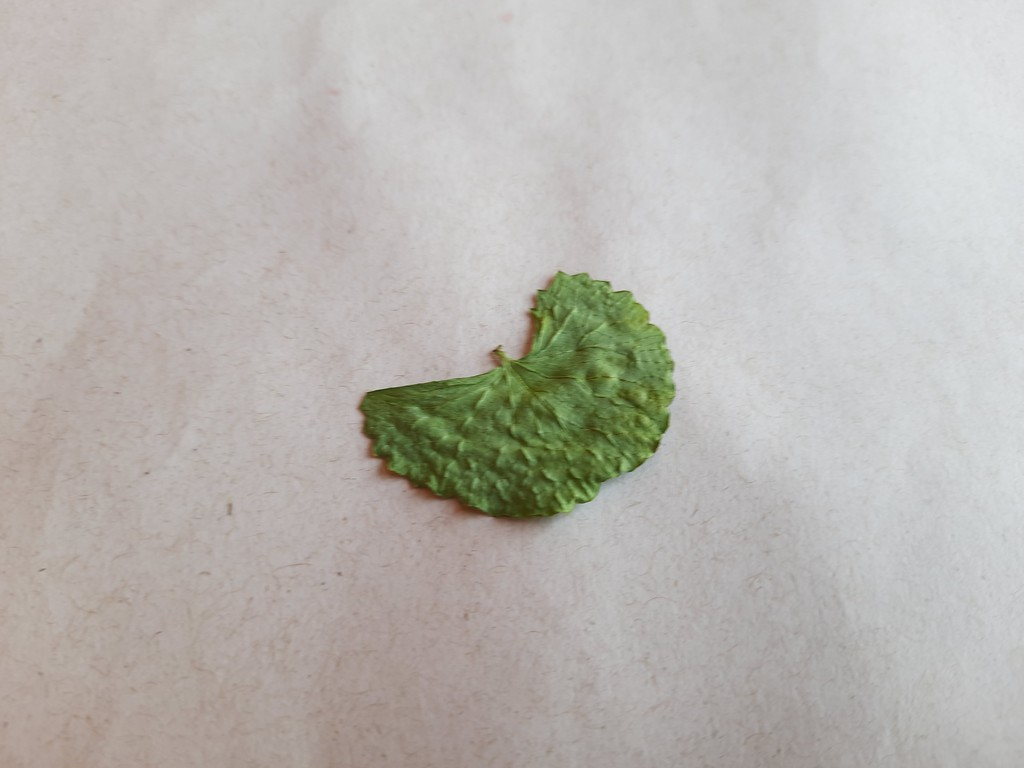
#> input picture data/centella-asiatica-leaf-image-dataset/1520.jpg, 1024 x 768 px
$ python -i dog_cpu.py   (imports and definitions only)
#> lines starting #> are read from the running program, lines starting #| are printed output that depends on the picture
import time
from skimage import filters, color, img_as_float

def dog_cpu(image):
    """
    Apply Difference of Gaussian (DoG) on CPU
    """
    start_time = time.perf_counter()

    # Convert to grayscale if RGB
    if image.ndim == 3:
        image = color.rgb2gray(image)
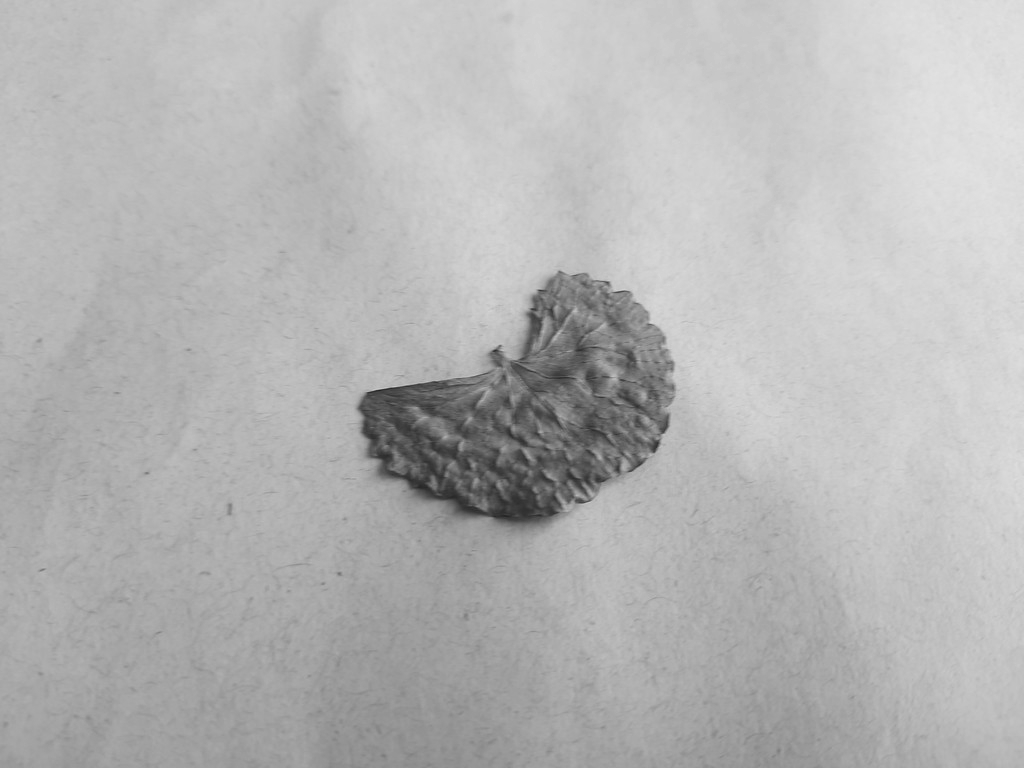
#> image: shape (768, 1024) float64; min 0.129, max 0.895, mean 0.713

    image = img_as_float(image)

    sigma1 = 1.0
    sigma2 = 2.0

    blur1 = filters.gaussian(image, sigma=sigma1)
    blur2 = filters.gaussian(image, sigma=sigma2)

    dog = blur1 - blur2
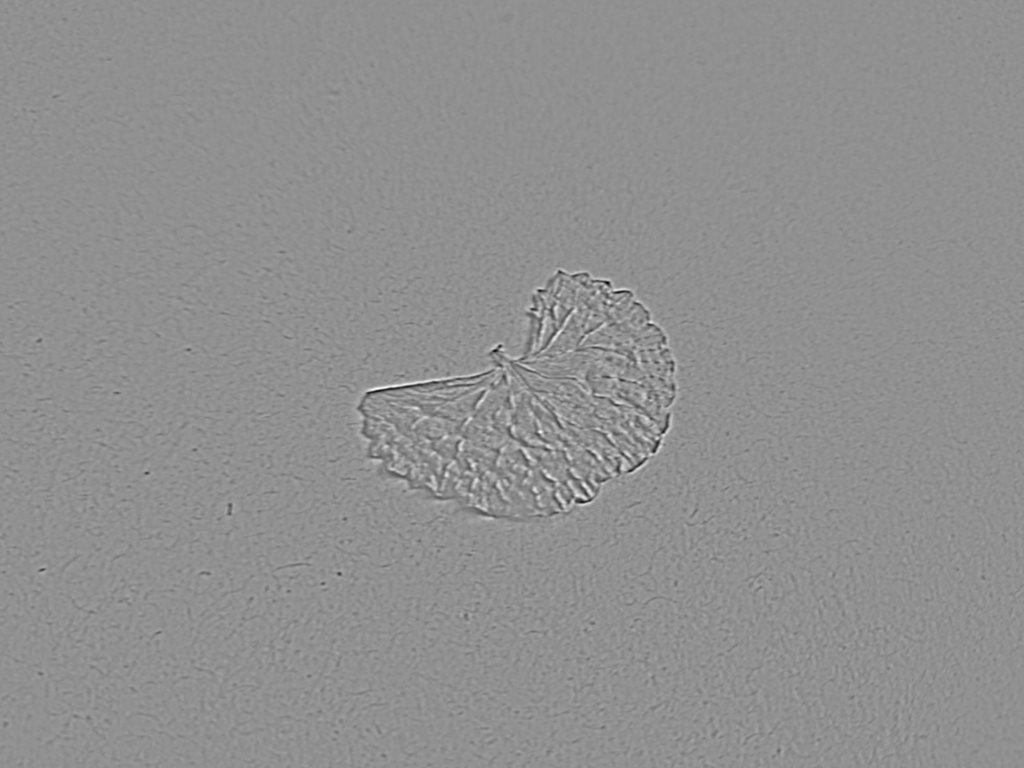
#> dog: shape (768, 1024) float64; min -0.117, max 0.09, mean 1.12e-06; drawn with min black and max white

    end_time = time.perf_counter()
    time_ms = (end_time - start_time) * 1000

    return dog, time_ms

>>> import cv2
>>> picture = cv2.cvtColor(cv2.imread('../data/centella-asiatica-leaf-image-dataset/1520.jpg'), cv2.COLOR_BGR2RGB)
>>> result = dog_cpu(picture)

$ run again, on data/centella-asiatica-leaf-image-dataset/1521.jpg
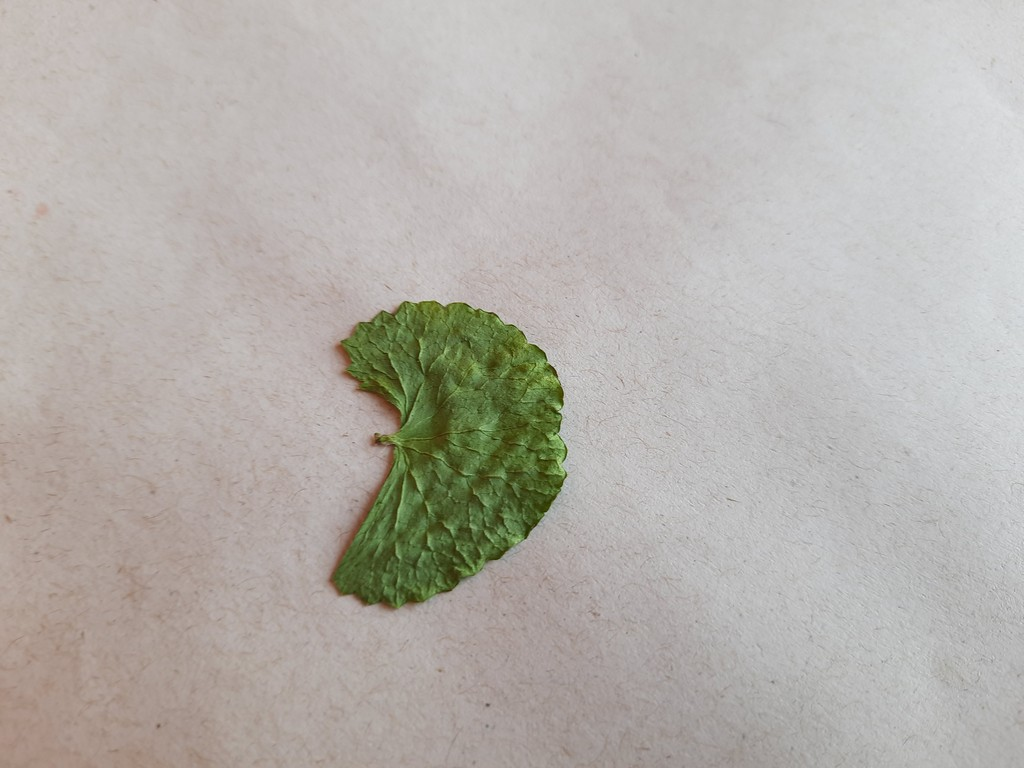
#> input picture data/centella-asiatica-leaf-image-dataset/1521.jpg, 1024 x 768 px
#> in dog_cpu, `image = color.rgb2gray(image)`:
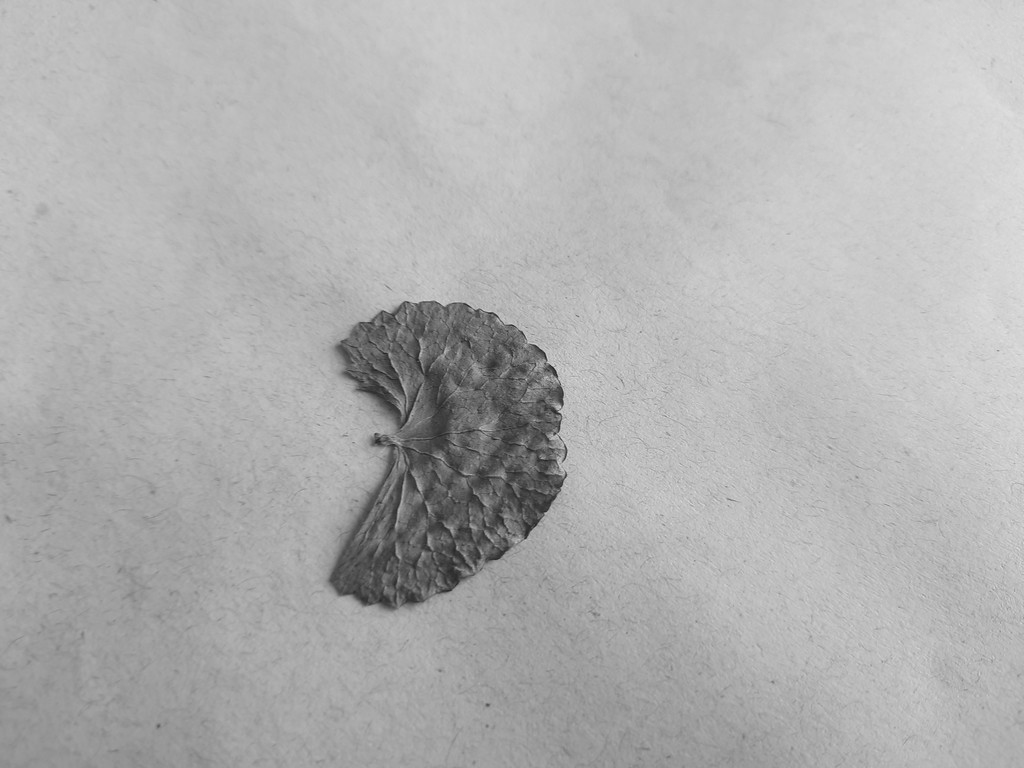
#> image: shape (768, 1024) float64; min 0.127, max 0.887, mean 0.695
#> in dog_cpu, `dog = blur1 - blur2`:
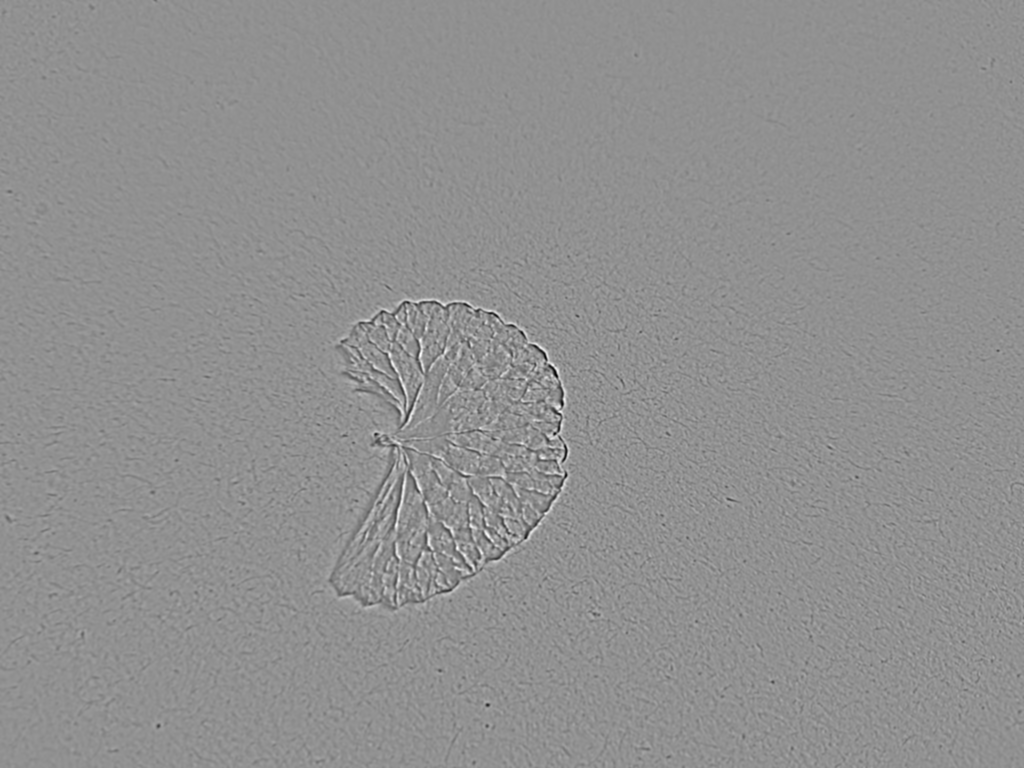
#> dog: shape (768, 1024) float64; min -0.135, max 0.103, mean 1.43e-06; drawn with min black and max white

$ run again, on data/centella-asiatica-leaf-image-dataset/1522.jpg
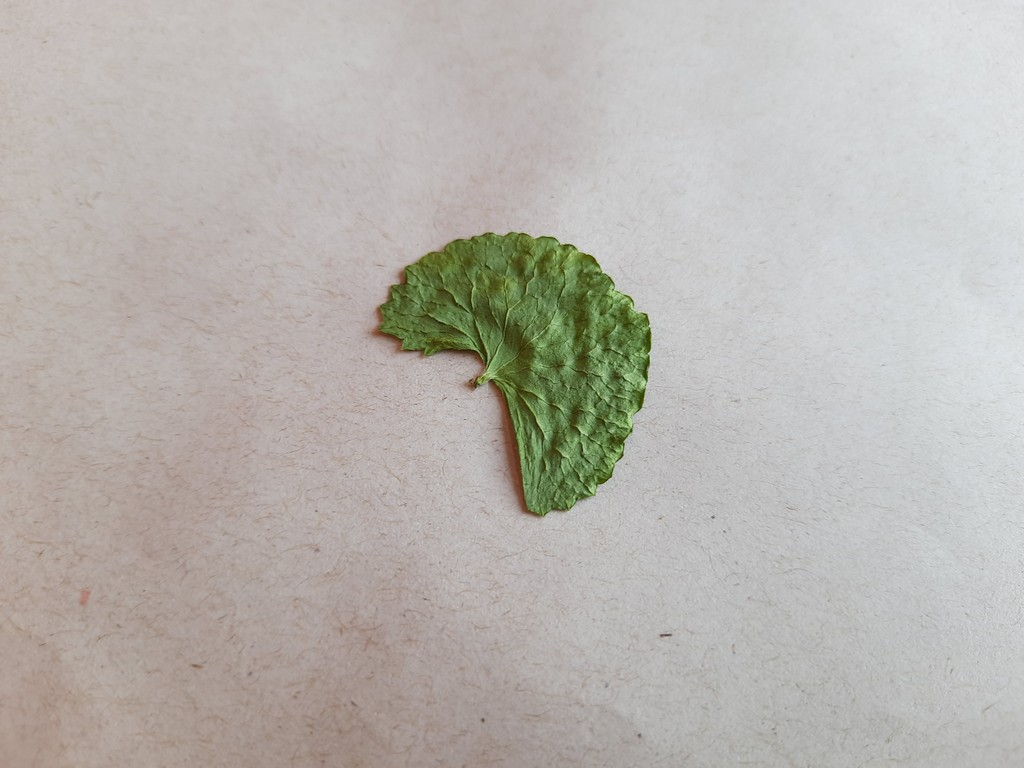
#> input picture data/centella-asiatica-leaf-image-dataset/1522.jpg, 1024 x 768 px
#> in dog_cpu, `image = color.rgb2gray(image)`:
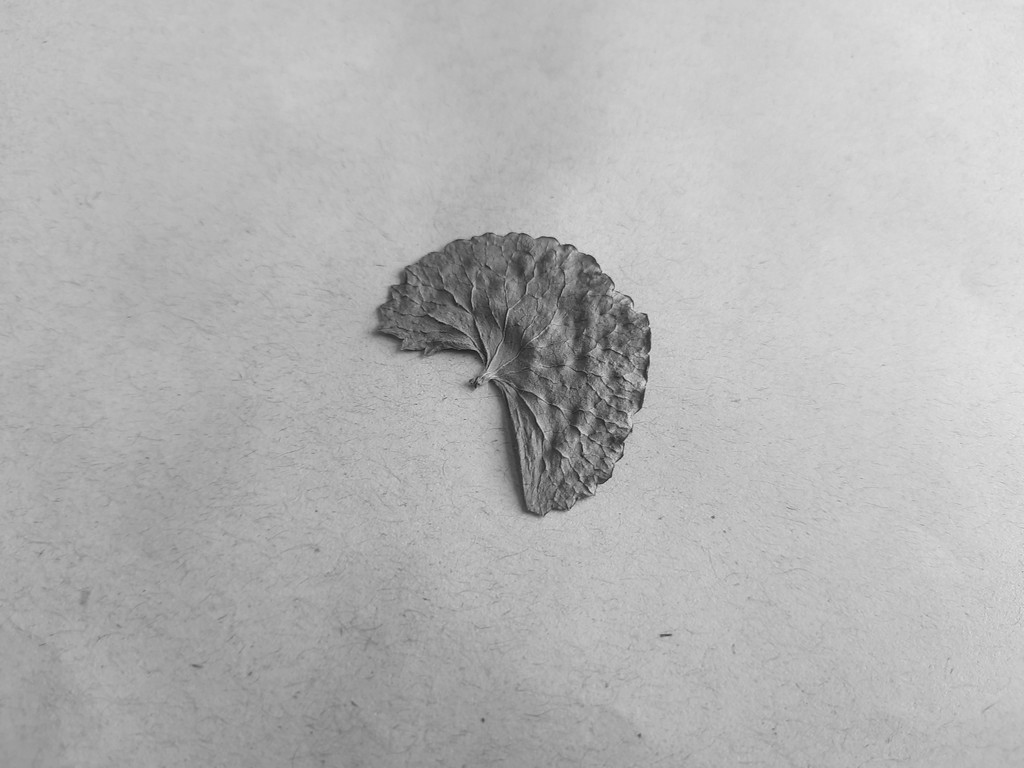
#> image: shape (768, 1024) float64; min 0.0963, max 0.915, mean 0.709
#> in dog_cpu, `dog = blur1 - blur2`:
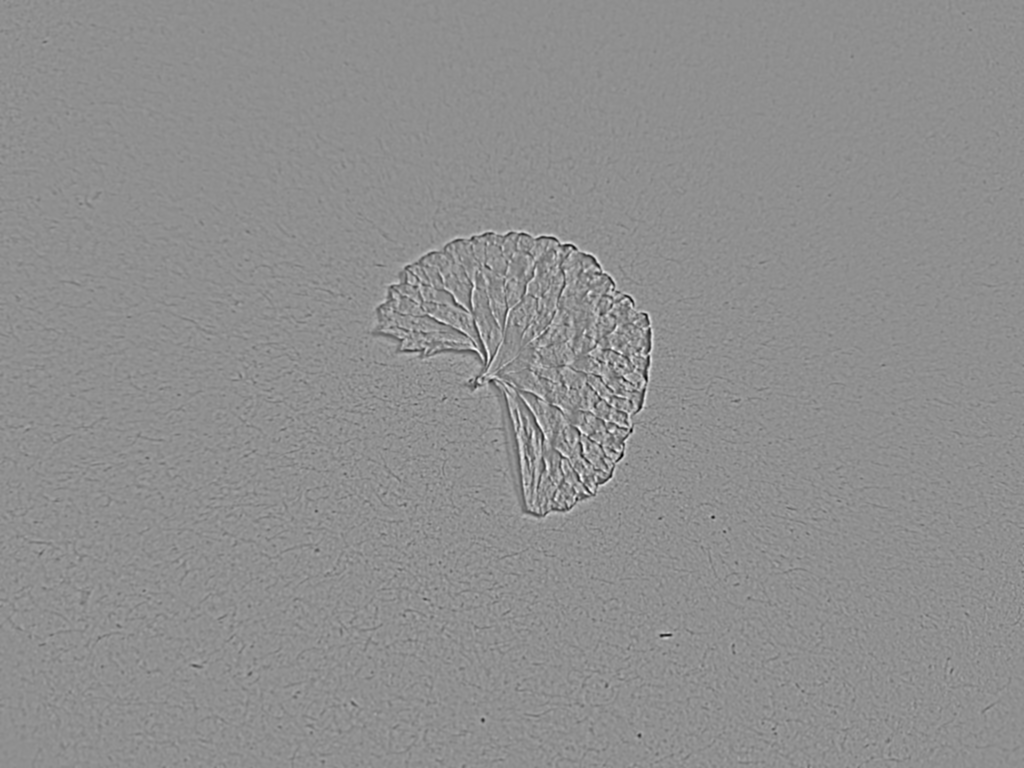
#> dog: shape (768, 1024) float64; min -0.144, max 0.113, mean 1.12e-06; drawn with min black and max white

$ run again, on data/centella-asiatica-leaf-image-dataset/1523.jpg
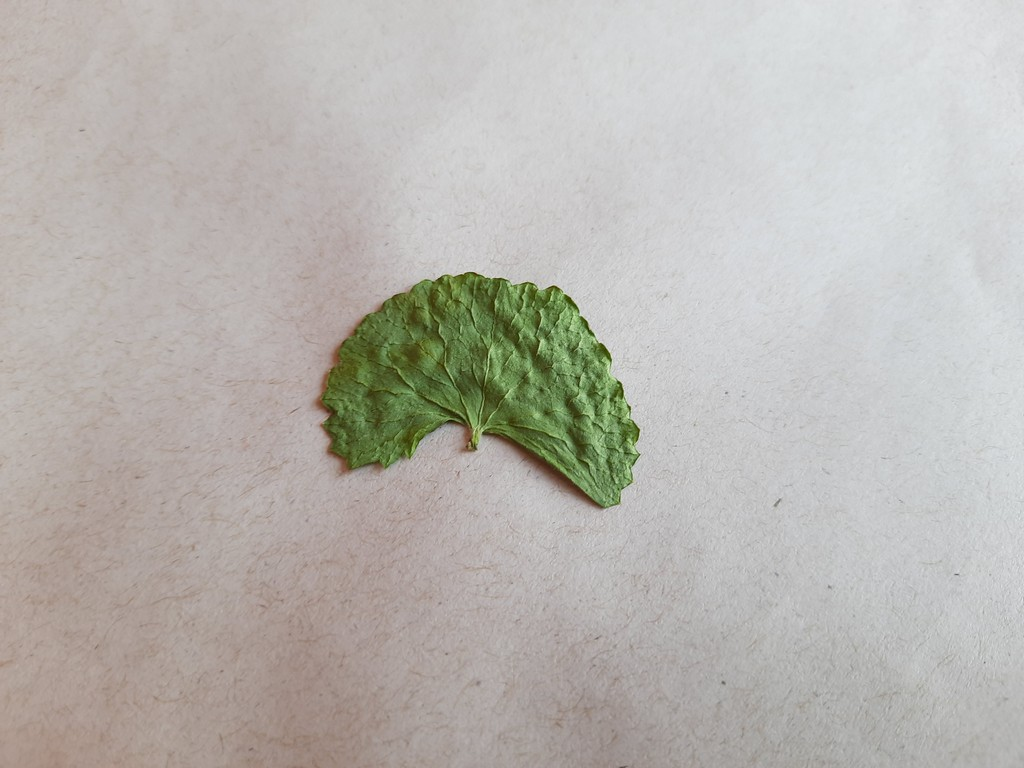
#> input picture data/centella-asiatica-leaf-image-dataset/1523.jpg, 1024 x 768 px
#> in dog_cpu, `image = color.rgb2gray(image)`:
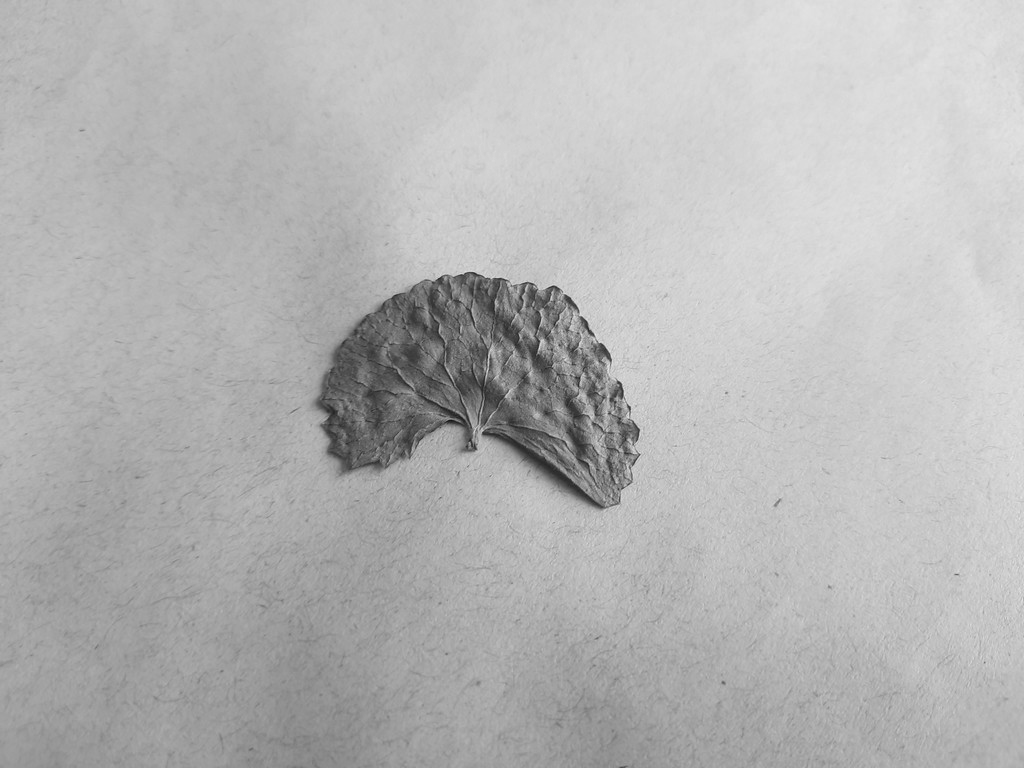
#> image: shape (768, 1024) float64; min 0.077, max 0.928, mean 0.714
#> in dog_cpu, `dog = blur1 - blur2`:
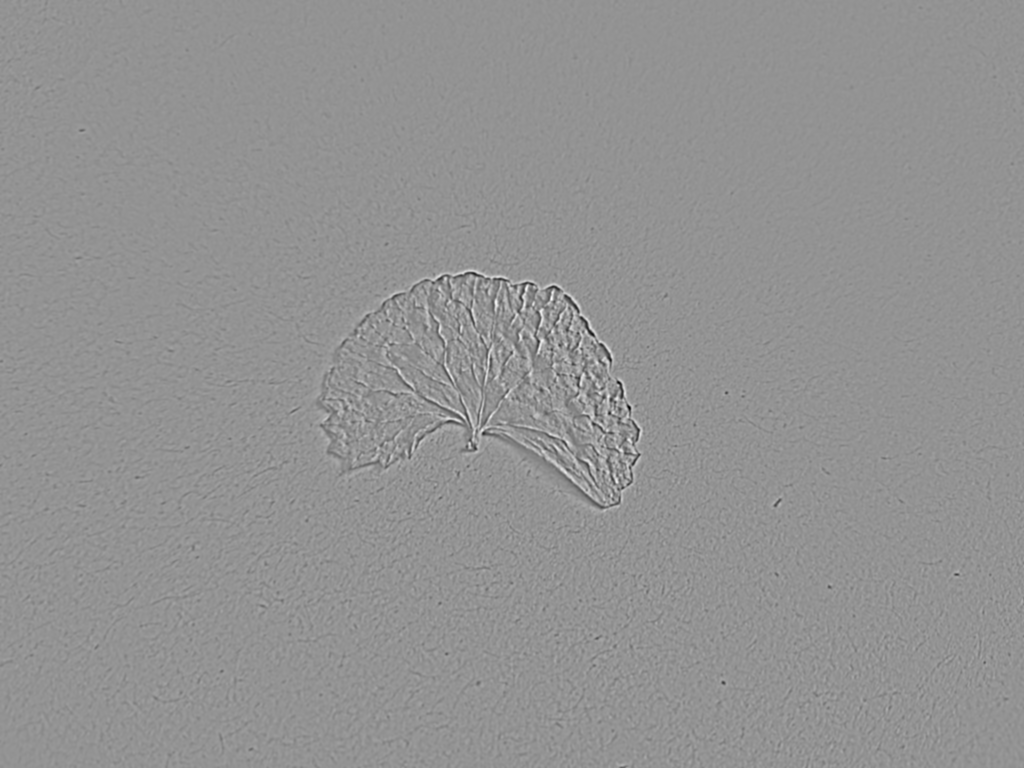
#> dog: shape (768, 1024) float64; min -0.177, max 0.13, mean 2.17e-06; drawn with min black and max white
